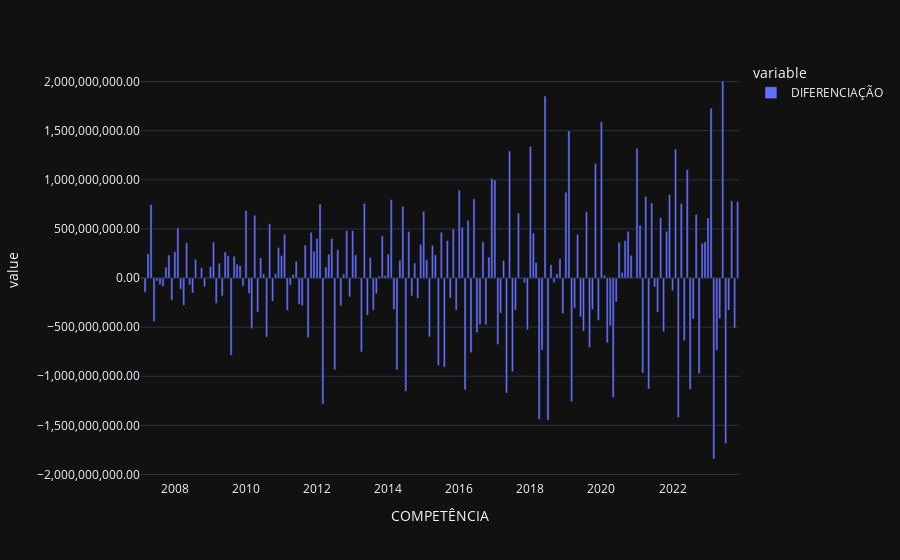

Notebook cell for this chart:
### Markdown cell above
x - Estacionariedade e ruido

### Code cell
df_temp = df_e.copy()
df_temp = df_temp.resample(rule='m').sum(numeric_only=True)
df_temp['DIFERENCIAÇÃO'] = df_temp['TOTAL LIQUIDO'].diff(1)

fig = px.bar(data_frame=df_temp, x=df_temp.index, y=['DIFERENCIAÇÃO'])
fig.update_traces(hovertemplate=None)
fig.update_layout(hovermode='x unified', yaxis_tickformat=',.2f')
fig.show()

### Figure 1 — Plotly figure (JSON) as saved in the notebook; plotly's stock layout.template omitted (floating-point values rounded to 4 significant figures; data arrays with more than 128 entries replaced by an {"elided": "..."} marker saying what was removed)
{"data": [{"alignmentgroup": "True", "legendgroup": "DIFERENCIAÇÃO", "marker": {"color": "#636efa", "pattern": {"shape": ""}}, "name": "DIFERENCIAÇÃO", "offsetgroup": "DIFERENCIAÇÃO", "orientation": "v", "showlegend": true, "textposition": "auto", "type": "bar", "x": {"elided": "202 str values"}, "xaxis": "x", "y": {"elided": "202 float values"}, "yaxis": "y"}], "layout": {"barmode": "relative", "hovermode": "x unified", "legend": {"title": {"text": "variable"}, "tracegroupgap": 0}, "margin": {"t": 60}, "xaxis": {"anchor": "y", "domain": [0, 1], "title": {"text": "COMPETÊNCIA"}}, "yaxis": {"anchor": "x", "domain": [0, 1], "tickformat": ",.2f", "title": {"text": "value"}}}}
